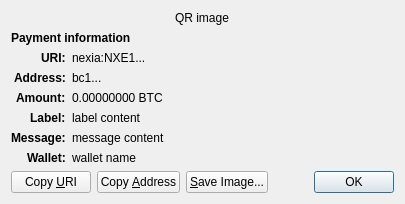
<?xml version="1.0" encoding="UTF-8"?>
<ui version="4.0">
 <class>ReceiveRequestDialog</class>
 <widget class="QDialog" name="ReceiveRequestDialog">
  <property name="geometry">
   <rect>
    <x>0</x>
    <y>0</y>
    <width>413</width>
    <height>229</height>
   </rect>
  </property>
  <property name="windowTitle">
   <string>Request payment to ...</string>
  </property>
  <layout class="QGridLayout" name="gridLayout" columnstretch="0,1">
   <property name="sizeConstraint">
    <enum>QLayout::SetFixedSize</enum>
   </property>
   <item row="0" column="0" colspan="2" alignment="Qt::AlignHCenter">
    <widget class="QRImageWidget" name="qr_code">
     <property name="text">
      <string notr="true">QR image</string>
     </property>
     <property name="textInteractionFlags">
      <set>Qt::NoTextInteraction</set>
     </property>
    </widget>
   </item>
   <item row="1" column="0" colspan="2">
    <widget class="QLabel" name="payment_header">
     <property name="font">
      <font>
       <weight>75</weight>
       <bold>true</bold>
      </font>
     </property>
     <property name="text">
      <string>Payment information</string>
     </property>
     <property name="textInteractionFlags">
      <set>Qt::NoTextInteraction</set>
     </property>
    </widget>
   </item>
   <item row="2" column="0" alignment="Qt::AlignRight|Qt::AlignTop">
    <widget class="QLabel" name="uri_tag">
     <property name="font">
      <font>
       <weight>75</weight>
       <bold>true</bold>
      </font>
     </property>
     <property name="text">
      <string notr="true">URI:</string>
     </property>
     <property name="textFormat">
      <enum>Qt::PlainText</enum>
     </property>
     <property name="textInteractionFlags">
      <set>Qt::NoTextInteraction</set>
     </property>
    </widget>
   </item>
   <item row="2" column="1" alignment="Qt::AlignTop">
    <widget class="QLabel" name="uri_content">
     <property name="text">
      <string notr="true">nexia:NXE1...</string>
     </property>
     <property name="textFormat">
      <enum>Qt::RichText</enum>
     </property>
     <property name="wordWrap">
      <bool>true</bool>
     </property>
     <property name="textInteractionFlags">
      <set>Qt::TextSelectableByMouse</set>
     </property>
    </widget>
   </item>
   <item row="3" column="0" alignment="Qt::AlignRight|Qt::AlignTop">
    <widget class="QLabel" name="address_tag">
     <property name="font">
      <font>
       <weight>75</weight>
       <bold>true</bold>
      </font>
     </property>
     <property name="text">
      <string>Address:</string>
     </property>
     <property name="textInteractionFlags">
      <set>Qt::NoTextInteraction</set>
     </property>
    </widget>
   </item>
   <item row="3" column="1" alignment="Qt::AlignTop">
    <widget class="QLabel" name="address_content">
     <property name="text">
      <string notr="true">bc1...</string>
     </property>
     <property name="textFormat">
      <enum>Qt::PlainText</enum>
     </property>
     <property name="textInteractionFlags">
      <set>Qt::TextSelectableByMouse</set>
     </property>
    </widget>
   </item>
   <item row="4" column="0" alignment="Qt::AlignRight|Qt::AlignTop">
    <widget class="QLabel" name="amount_tag">
     <property name="font">
      <font>
       <weight>75</weight>
       <bold>true</bold>
      </font>
     </property>
     <property name="text">
      <string>Amount:</string>
     </property>
     <property name="textInteractionFlags">
      <set>Qt::NoTextInteraction</set>
     </property>
    </widget>
   </item>
   <item row="4" column="1" alignment="Qt::AlignTop">
    <widget class="QLabel" name="amount_content">
     <property name="text">
      <string notr="true">0.00000000 BTC</string>
     </property>
     <property name="textFormat">
      <enum>Qt::PlainText</enum>
     </property>
     <property name="textInteractionFlags">
      <set>Qt::TextSelectableByMouse</set>
     </property>
    </widget>
   </item>
   <item row="5" column="0" alignment="Qt::AlignRight|Qt::AlignTop">
    <widget class="QLabel" name="label_tag">
     <property name="font">
      <font>
       <weight>75</weight>
       <bold>true</bold>
      </font>
     </property>
     <property name="text">
      <string>Label:</string>
     </property>
     <property name="textInteractionFlags">
      <set>Qt::NoTextInteraction</set>
     </property>
    </widget>
   </item>
   <item row="5" column="1" alignment="Qt::AlignTop">
    <widget class="QLabel" name="label_content">
     <property name="text">
      <string notr="true">label content</string>
     </property>
     <property name="textFormat">
      <enum>Qt::PlainText</enum>
     </property>
     <property name="wordWrap">
      <bool>true</bool>
     </property>
     <property name="textInteractionFlags">
      <set>Qt::TextSelectableByMouse</set>
     </property>
    </widget>
   </item>
   <item row="6" column="0" alignment="Qt::AlignRight|Qt::AlignTop">
    <widget class="QLabel" name="message_tag">
     <property name="font">
      <font>
       <weight>75</weight>
       <bold>true</bold>
      </font>
     </property>
     <property name="text">
      <string>Message:</string>
     </property>
     <property name="textInteractionFlags">
      <set>Qt::NoTextInteraction</set>
     </property>
    </widget>
   </item>
   <item row="6" column="1" alignment="Qt::AlignTop">
    <widget class="QLabel" name="message_content">
     <property name="text">
      <string notr="true">message content</string>
     </property>
     <property name="textFormat">
      <enum>Qt::PlainText</enum>
     </property>
     <property name="wordWrap">
      <bool>true</bool>
     </property>
     <property name="textInteractionFlags">
      <set>Qt::TextSelectableByMouse</set>
     </property>
    </widget>
   </item>
   <item row="7" column="0" alignment="Qt::AlignRight|Qt::AlignTop">
    <widget class="QLabel" name="wallet_tag">
     <property name="font">
      <font>
       <weight>75</weight>
       <bold>true</bold>
      </font>
     </property>
     <property name="text">
      <string>Wallet:</string>
     </property>
     <property name="textInteractionFlags">
      <set>Qt::NoTextInteraction</set>
     </property>
    </widget>
   </item>
   <item row="7" column="1" alignment="Qt::AlignTop">
    <widget class="QLabel" name="wallet_content">
     <property name="text">
      <string notr="true">wallet name</string>
     </property>
     <property name="textFormat">
      <enum>Qt::PlainText</enum>
     </property>
     <property name="wordWrap">
      <bool>true</bool>
     </property>
     <property name="textInteractionFlags">
      <set>Qt::TextSelectableByMouse</set>
     </property>
    </widget>
   </item>
   <item row="8" column="0" colspan="2">
    <layout class="QHBoxLayout" name="horizontalLayout">
     <item>
      <widget class="QPushButton" name="btnCopyURI">
       <property name="text">
        <string>Copy &amp;URI</string>
       </property>
       <property name="autoDefault">
        <bool>false</bool>
       </property>
      </widget>
     </item>
     <item>
      <widget class="QPushButton" name="btnCopyAddress">
       <property name="text">
        <string>Copy &amp;Address</string>
       </property>
       <property name="autoDefault">
        <bool>false</bool>
       </property>
      </widget>
     </item>
     <item>
      <widget class="QPushButton" name="btnSaveAs">
       <property name="text">
        <string>&amp;Save Image...</string>
       </property>
       <property name="autoDefault">
        <bool>false</bool>
       </property>
      </widget>
     </item>
     <item>
      <spacer name="horizontalSpacer_2">
       <property name="orientation">
        <enum>Qt::Horizontal</enum>
       </property>
       <property name="sizeHint" stdset="0">
        <size>
         <width>40</width>
         <height>20</height>
        </size>
       </property>
      </spacer>
     </item>
     <item>
      <widget class="QDialogButtonBox" name="buttonBox">
       <property name="focusPolicy">
        <enum>Qt::StrongFocus</enum>
       </property>
       <property name="standardButtons">
        <set>QDialogButtonBox::Ok</set>
       </property>
      </widget>
     </item>
    </layout>
   </item>
  </layout>
 </widget>
 <customwidgets>
  <customwidget>
   <class>QRImageWidget</class>
   <extends>QLabel</extends>
   <header>qt/qrimagewidget.h</header>
  </customwidget>
 </customwidgets>
 <tabstops>
  <tabstop>buttonBox</tabstop>
  <tabstop>btnCopyURI</tabstop>
  <tabstop>btnCopyAddress</tabstop>
  <tabstop>btnSaveAs</tabstop>
 </tabstops>
 <resources/>
 <connections>
  <connection>
   <sender>buttonBox</sender>
   <signal>accepted()</signal>
   <receiver>ReceiveRequestDialog</receiver>
   <slot>accept()</slot>
   <hints>
    <hint type="sourcelabel">
     <x>135</x>
     <y>230</y>
    </hint>
    <hint type="destinationlabel">
     <x>135</x>
     <y>126</y>
    </hint>
   </hints>
  </connection>
 </connections>
</ui>
